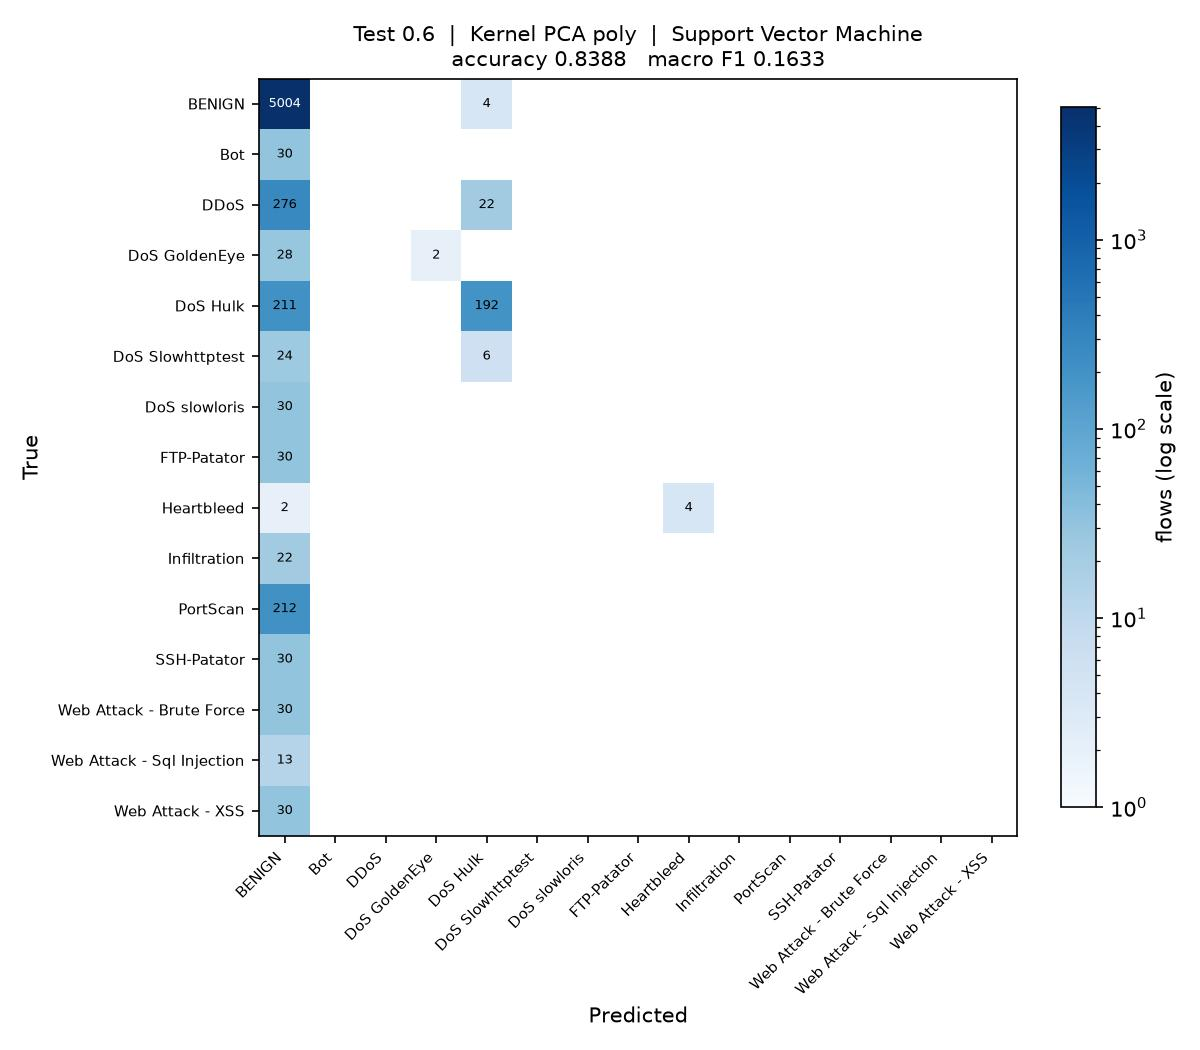

Reproduce this figure in Python.
"""
Test_0.6_DR_POLY_SVM

Test size 0.6  |  Kernel PCA (poly)  |  Support Vector Machine  (reference sheet #15)

Run on its own:

    python Test_0.6_DR_POLY_SVM.py

Writes Test_0.6_DR_POLY_SVM.jpg (confusion matrix) and appends one row to
results/75_runs.csv.
"""

import os
import sys
import time
import warnings
from pathlib import Path

import matplotlib
matplotlib.use("Agg")
import matplotlib.pyplot as plt
import numpy as np
import pandas as pd
from sklearn.decomposition import KernelPCA
from sklearn.impute import SimpleImputer
from sklearn.metrics import (accuracy_score, confusion_matrix, f1_score,
                             precision_score, recall_score)
from sklearn.model_selection import train_test_split
from sklearn.preprocessing import LabelEncoder, StandardScaler
from sklearn.svm import SVC

sys.path.insert(0, str(Path(__file__).resolve().parent.parent))
from common import load_sample                      # noqa: E402

warnings.filterwarnings("ignore")

# ----- this run -------------------------------------------------------------
TEST_SIZE = 0.6
KERNEL = "poly"
CLASSIFIER = "SVM"
N_COMPONENTS = 15
# ----------------------------------------------------------------------------

SEED = 0
N_JOBS = max(1, (os.cpu_count() or 2) // 2)
STEM = "Test_0.6_DR_POLY_SVM"
HERE = Path(__file__).resolve().parent
RESULTS = HERE.parent / "results"


def main():
    t0 = time.time()
    df = load_sample(10000, 50, SEED)
    y = LabelEncoder().fit_transform(df["Label"])
    X = df.drop(columns=["Label", "Day"])
    classes = sorted(df["Label"].unique())
    print(f"{len(df):,} flows, {X.shape[1]} features, {len(classes)} classes")

    X_train, X_test, y_train, y_test = train_test_split(
        X, y, test_size=TEST_SIZE, random_state=SEED, stratify=y)

    # mean imputation and scaling, fitted on the training split only
    imputer = SimpleImputer(strategy="mean").fit(X_train)
    scaler = StandardScaler().fit(imputer.transform(X_train))
    X_train = scaler.transform(imputer.transform(X_train))
    X_test = scaler.transform(imputer.transform(X_test))

    # dimensionality reduction: Kernel PCA, fitted on the training split only.
    # arpack keeps the largest positive eigenvalues; the randomized solver ranks
    # them by magnitude and fails on the sigmoid kernel, which is not PSD.
    kpca = KernelPCA(n_components=N_COMPONENTS, kernel=KERNEL,
                     eigen_solver="arpack", random_state=SEED, n_jobs=N_JOBS)
    X_train = kpca.fit_transform(X_train)
    X_test = kpca.transform(X_test)
    print(f"Kernel PCA ({KERNEL}): {X_train.shape[1]} components")

    classifier = SVC(kernel="rbf", probability=True, random_state=SEED)
    classifier.fit(X_train, y_train)
    y_pred = classifier.predict(X_test)

    acc = accuracy_score(y_test, y_pred)
    pre = precision_score(y_test, y_pred, average="macro", zero_division=0)
    rec = recall_score(y_test, y_pred, average="macro", zero_division=0)
    f1 = f1_score(y_test, y_pred, average="macro", zero_division=0)
    pre_w = precision_score(y_test, y_pred, average="weighted", zero_division=0)
    rec_w = recall_score(y_test, y_pred, average="weighted", zero_division=0)
    f1_w = f1_score(y_test, y_pred, average="weighted", zero_division=0)

    print(f"Accuracy  : {acc:.4f}")
    print(f"Precision : {pre:.4f}")
    print(f"Recall    : {rec:.4f}")
    print(f"F1 Score  : {f1:.4f}")

    # confusion matrix image, named to match this script
    cm = confusion_matrix(y_test, y_pred, labels=range(len(classes)))
    fig, ax = plt.subplots(figsize=(8, 7))
    im = ax.imshow(cm, cmap="Blues", norm=matplotlib.colors.LogNorm(vmin=1))
    ax.set_xticks(range(len(classes)), classes, rotation=45, ha="right", fontsize=7)
    ax.set_yticks(range(len(classes)), classes, fontsize=7)
    ax.set_xlabel("Predicted")
    ax.set_ylabel("True")
    ax.set_title(f"Test {TEST_SIZE}  |  Kernel PCA {KERNEL}  |  Support Vector Machine\n"
                 f"accuracy {acc:.4f}   macro F1 {f1:.4f}", fontsize=10)
    for i in range(len(classes)):
        for j in range(len(classes)):
            if cm[i, j]:
                ax.text(j, i, cm[i, j], ha="center", va="center", fontsize=6,
                        color="white" if cm[i, j] > cm.max() / 3 else "black")
    fig.colorbar(im, ax=ax, fraction=0.04, label="flows (log scale)")
    fig.tight_layout()
    fig.savefig(HERE / f"{STEM}.jpg", dpi=150)
    plt.close(fig)

    # one row appended to the shared results table
    RESULTS.mkdir(exist_ok=True)
    row = {"Test": TEST_SIZE, "DR": "POLY", "Clas": CLASSIFIER,
           "Acc": round(acc, 4), "Pre": round(pre, 4), "Rec": round(rec, 4),
           "F1": round(f1, 4),
           "Pre_weighted": round(pre_w, 4), "Rec_weighted": round(rec_w, 4),
           "F1_weighted": round(f1_w, 4),
           "n_components": N_COMPONENTS, "seconds": round(time.time() - t0, 1),
           "script": STEM}
    out = RESULTS / "75_runs.csv"
    old = pd.read_csv(out).to_dict("records") if out.exists() else []
    old = [r for r in old if r.get("script") != STEM]
    pd.DataFrame(old + [row]).to_csv(out, index=False)
    print(f"saved {STEM}.jpg and appended to results/75_runs.csv "
          f"({time.time() - t0:.0f}s)")


if __name__ == "__main__":
    main()
